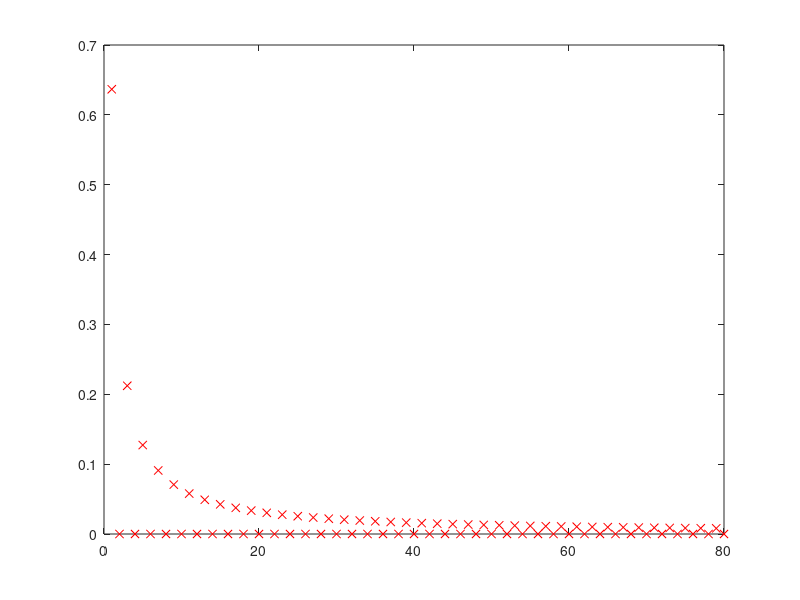

Here is the MATLAB script that generated this plot:
clear all;
t= 0:0.1:25;
x=0;
 
for n=1:1:8
    x= x+((sin(n*t))/n);
end


xt=0
for n=1:1:8
    xt=xt+(((j*exp(-j*n*pi)-j)/(n*pi))*exp(j*n*t*pi));
end

plot (t, xt)


%ch amp-czest
for n=0:80
    plot(n, abs((j*exp(-j*n*pi)-j)/(n*pi)), 'rx');
    hold on
end